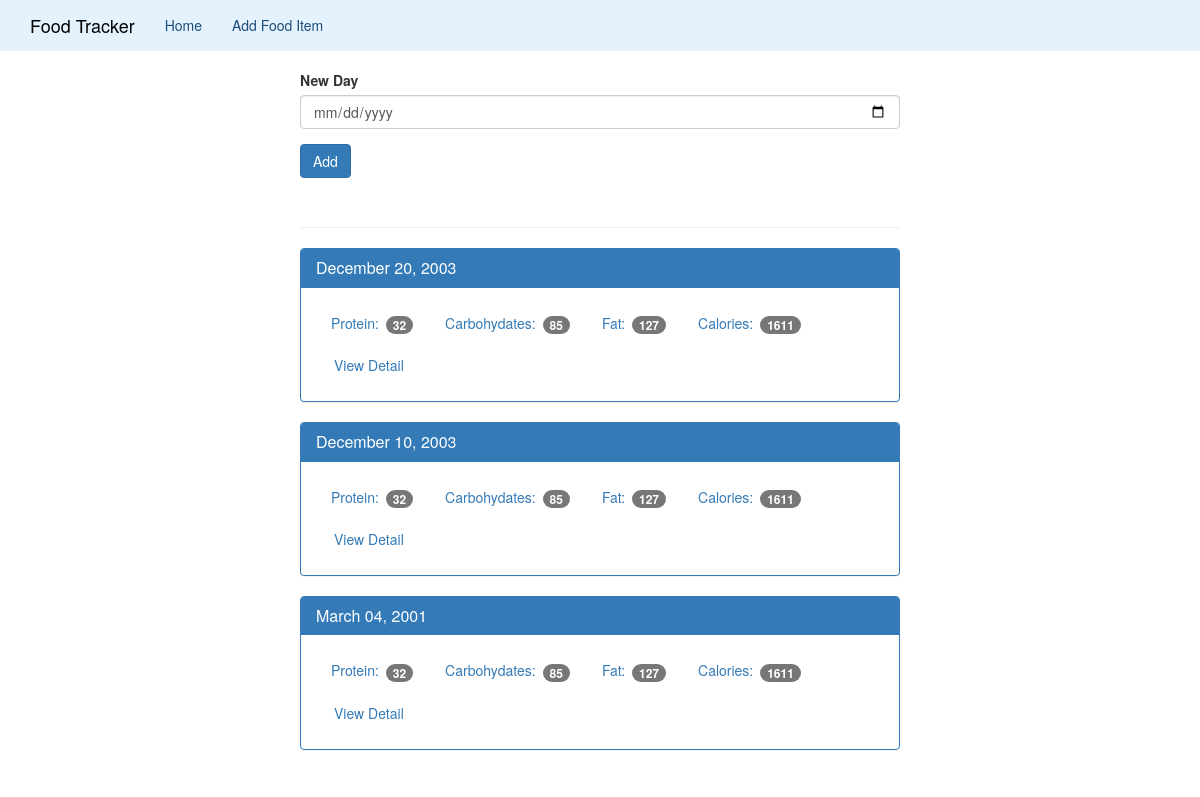
Before: / with the older database file.
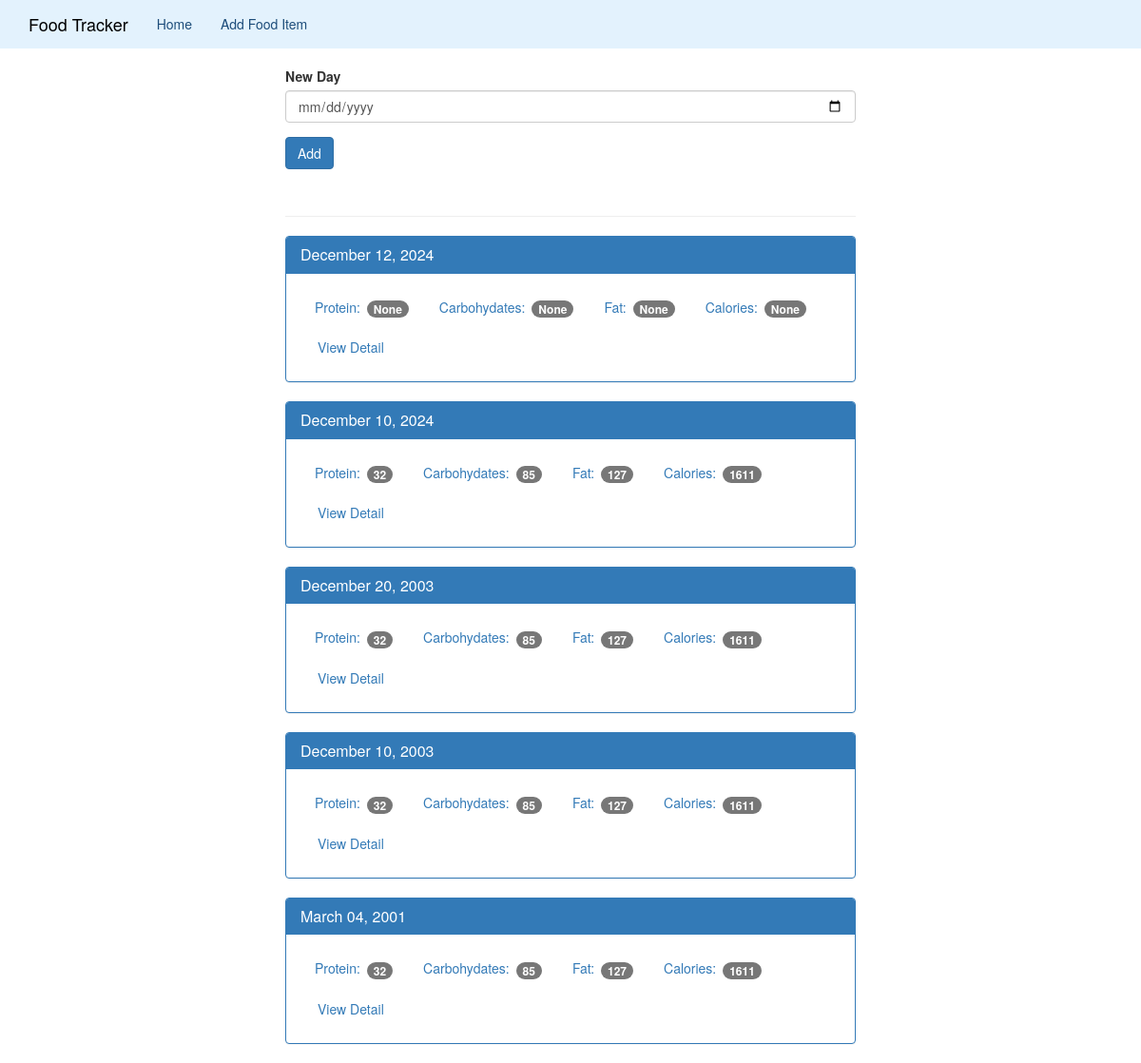
After: the same page with the newer database file.
### tables this page shows
CREATE TABLE date_log(
    id integer primary key autoincrement,
    entry_date date not null
);

### app.py (the view)
@app.route('/', methods=['GET','POST'])
def index():
    db = get_db()
    if request.method == 'POST':
        date = request.form['date']
        database_date = datetime.strptime(date, '%Y-%m-%d') # date is converted to '%Y-%m-%d' from '%d-%m-%Y'
        final_database_date = datetime.strftime(database_date, '%Y%m%d')
        db.execute('insert into date_log (entry_date) values (?)', [final_database_date])
        db.commit()
    cur = db.execute('''select date_log.entry_date, sum(food.protein) as protein, sum(food.carbohydrates) as carbohydrates, sum(food.fat) as fat, sum(food.calories) as calories from
                     date_log left join food_date on food_date.log_date_id = date_log.id
                     left join food on food.id = food_date.food_id group by date_log.id order by date_log.entry_date desc''')
    results = cur.fetchall()
    formated_result = []
    for i in results:
        single_date = {}
        single_date['entry_date'] = i['entry_date']
        single_date['protein'] = i['protein']
        single_date['carbohydrates'] = i['carbohydrates']
        single_date['fat'] = i['fat']
        single_date['calories'] = i['calories']
        unformatted = datetime.strptime(str(i['entry_date']), '%Y%m%d')
        single_date['pr_date'] = datetime.strftime(unformatted, '%B %d, %Y')
        formated_result.append(single_date)
    return render_template('home.html', results = formated_result)

### databasefile.py (called while the page is built)
def connect_db():
    sql = sqlite3.connect('C:/Users/fullara/Documents/Codes/Project/Food-Tracker-flask/food_log.db')
    sql.row_factory = sqlite3.Row
    return sql

def get_db():
    if not hasattr(g,'sqlite3'):
        g.sqlite_db = connect_db()
    return g.sqlite_db

### templates/home.html
{% extends "base.html" %}
{% block body %}
<nav class="navbar navbar-inverse navbar-fixed-top">
    <div class="container">
        <div class="navbar-header">
            <a class="navbar-brand" href="{{ url_for('index') }}">Food Tracker</a>
        </div>
        <div id="navbar" class="navbar-collapse collapse">
            <ul class="nav navbar-nav">
                <li class="active"><a href="{{ url_for('index') }}">Home</a></li>
                <li><a href="{{ url_for('foodadd') }}">Add Food Item</a></li>
            </ul>
        </div>
    </div>
</nav>
<div class="container theme-showcase col-sm-6 col-sm-offset-3" role="main">
    <div class="row">
        <div>
            <form method="POST" action="/">
                <div class="form-group">
                    <label for="new-day">New Day</label>
                    <input type="date" class="form-control" id="new-day" name="date">
                </div>
                <button type="submit" class="btn btn-primary">Add</button>
            </form>
            <div class="page-header"></div>
            {% for result in results %}
            <div class="panel panel-primary">
                <div class="panel-heading">
                    <h3 class="panel-title">{{ result.pr_date }}</h3>
                </div>
                <div class="panel-body">
                    <ul class="nav nav-pills" role="tablist">
                        <li><a>Protein: <span class="badge">{{ result.protein }}</span></a></li>
                        <li><a>Carbohydates: <span class="badge">{{ result.carbohydrates }}</span></a></li>
                        <li><a>Fat: <span class="badge">{{ result.fat }}</span></a></li>
                        <li><a>Calories: <span class="badge">{{ result.calories }}</span></a></li>
                        <li><a href="{{ url_for('days', date=result.entry_date) }}" type="button"
                                class="btn btn-link">View Detail</a></li>
                    </ul>
                </div>
            </div>
            {% endfor %}
        </div>
    </div>
</div>
{% endblock %}

### templates/base.html (shortened to what this page needs)
<!doctype html>
<html lang="en">
<head>
    <link href="{{ url_for('static', filename='allDesign.css')}}" rel="stylesheet">
    <link href="{{ url_for('static', filename='bodyDesign.css')}}" rel="stylesheet">
</head>
<body>
    {% block body %}{% endblock %}
</body>
</html>

### static/bodyDesign.css (style rules this page uses)
body { padding-top: 70px; padding-bottom: 30px; }

Changed rows visible on the page:
added date_log: pr_date "December 12, 2024", protein "None", carbohydrates "None", fat "None", calories "None"
added date_log: pr_date "December 10, 2024", protein "32", carbohydrates "85", fat "127", calories "1611"
